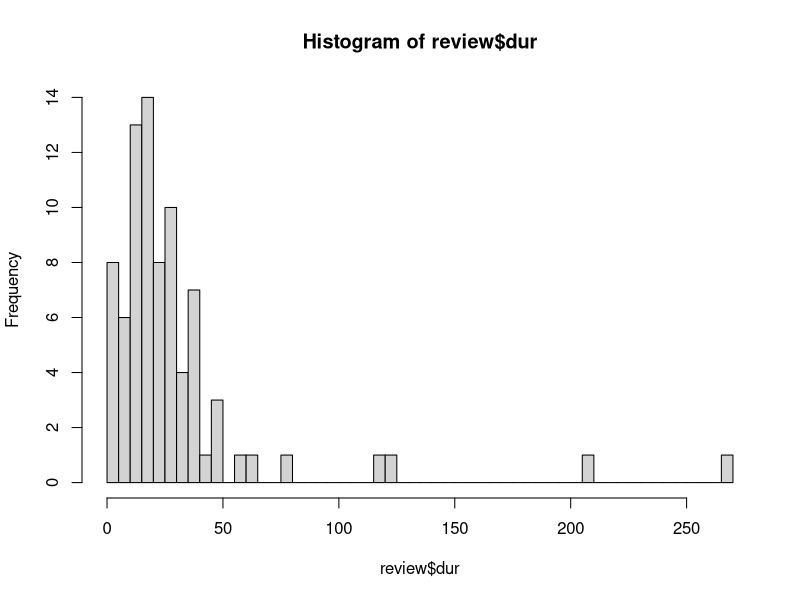
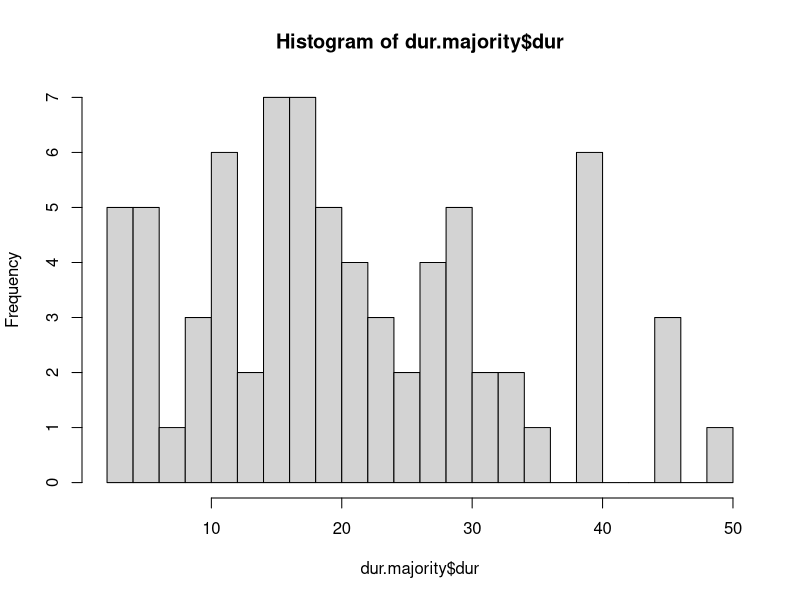
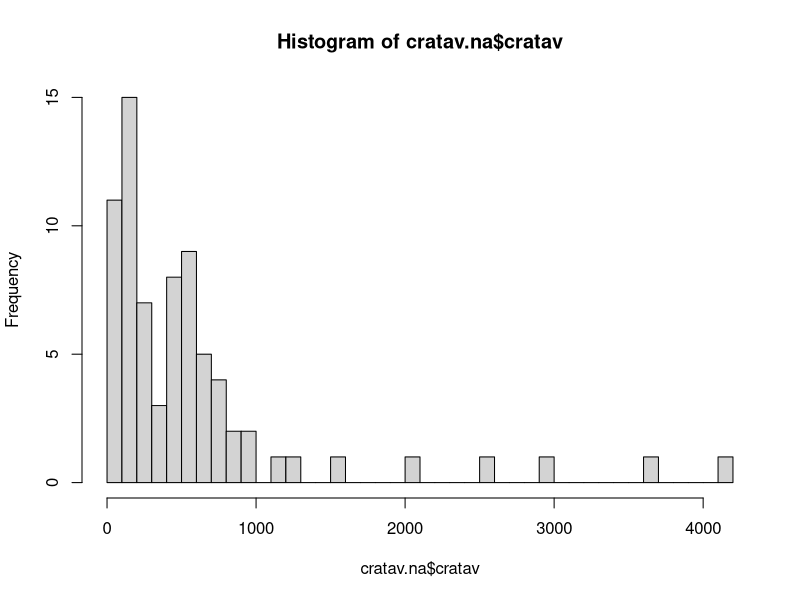
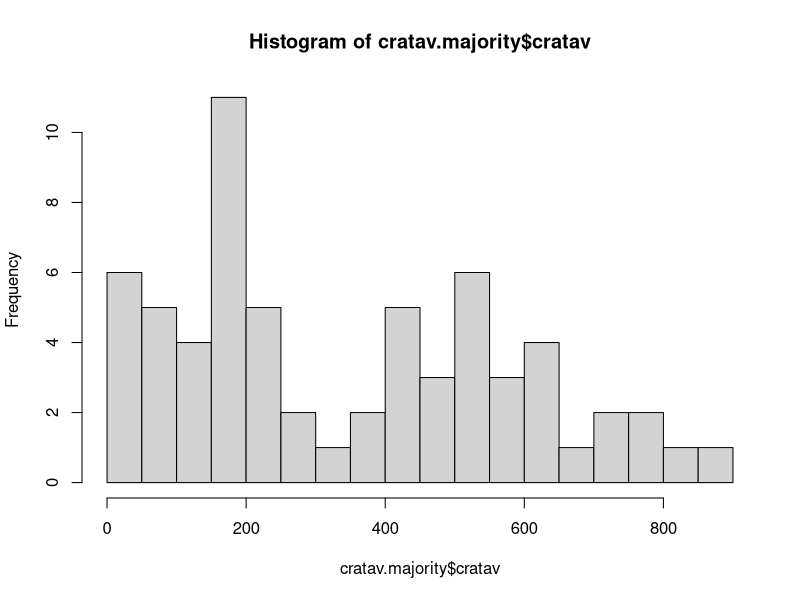
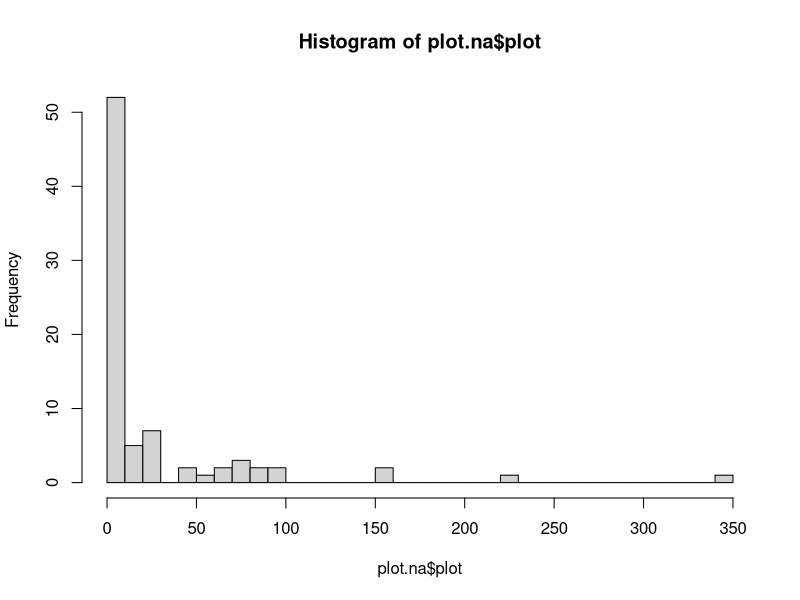
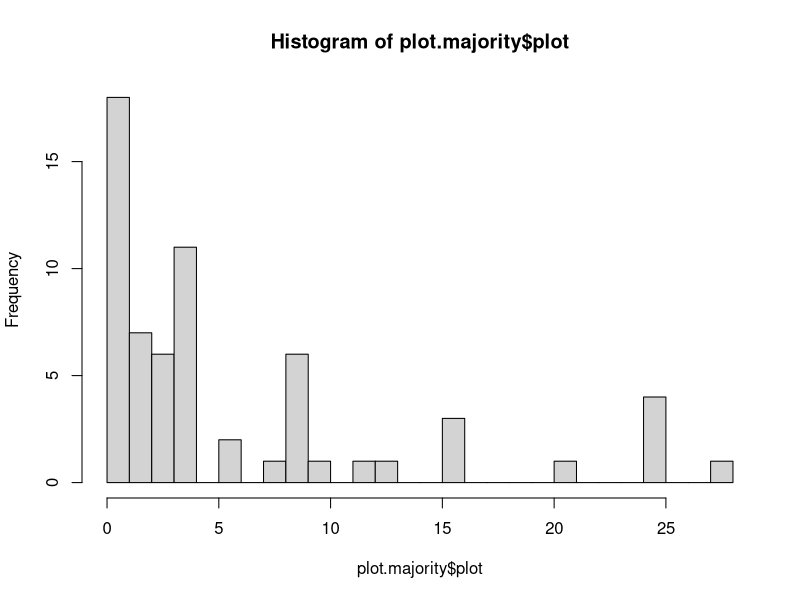

Recreate these plots in R, in order.
## ---- chunk 1
knitr::opts_chunk$set(echo = TRUE)
knitr::opts_knit$set(root.dir = "..")
## ---- chunk 2
library(readxl)
library(tidyverse)

# Load data ---------------------------------------------------------------

review <- read_xlsx("C-addition-studies.xlsx", sheet = "screen_review")
## ---- chunk 3
bio <- review %>%
  filter(!is.na(biome)) %>% 
  count(biome)
bio <- bio %>% 
  mutate(perc = n / sum(bio$n) * 100)

bio
## ---- chunk 4
reg <- review %>%
  filter(!is.na(region)) %>% 
  count(region)
reg <- reg %>% 
  mutate(perc = n / sum(reg$n) * 100)
reg

# Just USA
reg.usa <- reg %>% 
  filter(str_detect(region, "USA"))
sum(reg.usa$n)
sum(reg.usa$perc)
## ---- chunk 5
summary(review$dur, na.rm = TRUE)
hist(review$dur, breaks = 40)

# To better see first part of histogram
dur.majority <- review %>% 
  filter(dur < 60)
hist(dur.majority$dur, breaks = 20)
## ---- chunk 6
# This whole thing is a terrible example of code
# Combine counts of studies that tested multiple C types
ctypa.s <- review %>%
  filter(ctypm == "single") %>% 
  count(ctyp1)

ctypa.m <- review %>%
  filter(ctypm == "multiple") %>% 
  select(ctyp2, ctyp3, ctyp4) %>% 
  pivot_longer(everything(), names_to = "col", values_to = "ctyp1") %>% 
  filter(!is.na(ctyp1)) %>% 
  select(ctyp1) %>% 
  count(ctyp1)

ctypa.int <- intersect(ctypa.s$ctyp1, ctypa.m$ctyp1)
ctypa.add.s <- ctypa.s %>% 
  filter(ctyp1 %in% ctypa.int) %>% 
  select(order(colnames(.)))
ctypa.add.m <- ctypa.m %>% 
  filter(ctyp1 %in% ctypa.int) %>% 
  select(order(colnames(.))) %>% 
  mutate(n2 = ctypa.add.s$n) %>% 
  select(-ctyp1) %>% 
  mutate(n = n + n2) %>% 
  select(-n2)
ctypa.add.s <- ctypa.add.s[ , -2]
ctypa.add.s <- cbind(ctypa.add.s, ctypa.add.m)

ctypa.s <- ctypa.s %>% 
  filter(!ctyp1 %in% ctypa.int)
ctypa <- rbind(ctypa.add.s, ctypa.s)

rm(ctypa.add.m, ctypa.add.s, ctypa.m, ctypa.s, ctypa.int)

# Percentages
ctypa <- ctypa %>% 
  mutate(perc = n / sum(ctypa$n) * 100)
ctypa
## ---- chunk 7
ctypm <- review %>%
  filter(!is.na(ctypm)) %>% 
  count(ctypm)
ctypm.sum <- sum(ctypm["n"])
ctypm <- ctypm %>% 
  mutate(perc = n / ctypm.sum * 100)
ctypm
## ---- chunk 8
cratav.na <- review %>% 
  filter(!is.na(cratav))
summary(cratav.na$cratav)
hist(cratav.na$cratav, breaks = 40)

# To better see first part of histogram
cratav.majority <- cratav.na %>% 
  filter(cratav < 1000)
hist(cratav.majority$cratav, breaks = 30)
## ---- chunk 9
cratm <- review %>%
  filter(!is.na(cratm)) %>% 
  count(cratm)
cratm.sum <- sum(cratm["n"])
cratm <- cratm %>% 
  mutate(perc = n / cratm.sum * 100)

cratm[10, ]
## ---- chunk 10
capr <- review %>%
  filter(!is.na(capr)) %>% 
  count(capr)
capr.sum <- sum(capr["n"])
capr <- capr %>% 
  mutate(perc = n / capr.sum * 100)
capr
## ---- chunk 11
# This is what I did for C type and it's still terrible
# Combine counts of studies that tested multiple treatments
mtrt.s <- review %>%
  filter(mtrtn == 1) %>% 
  count(mtrt1)

mtrt.m <- review %>%
  filter(mtrtn != 1) %>% 
  select(mtrt2, mtrt3) %>% 
  pivot_longer(everything(), names_to = "col", values_to = "mtrt1") %>% 
  filter(!is.na(mtrt1)) %>% 
  select(mtrt1) %>% 
  count(mtrt1)

mtrt.int <- intersect(mtrt.s$mtrt1, mtrt.m$mtrt1)
mtrt.add.s <- mtrt.s %>% 
  filter(mtrt1 %in% mtrt.int) %>% 
  select(order(colnames(.)))
mtrt.add.m <- mtrt.m %>% 
  filter(mtrt1 %in% mtrt.int) %>% 
  select(order(colnames(.))) %>% 
  mutate(n2 = mtrt.add.s$n) %>% 
  select(-mtrt1) %>% 
  mutate(n = n + n2) %>% 
  select(-n2)
mtrt.add.s <- mtrt.add.s[ , -2]
mtrt.add.s <- cbind(mtrt.add.s, mtrt.add.m)

mtrt.s <- mtrt.s %>% 
  filter(!mtrt1 %in% mtrt.int)
mtrt <- rbind(mtrt.add.s, mtrt.s)

rm(mtrt.add.m, mtrt.add.s, mtrt.m, mtrt.s, mtrt.int)

mtrt <- mtrt %>% 
  mutate(perc = n / sum(mtrt$n) * 100)
mtrt
## ---- chunk 12
mtrt.absolute <- mtrt %>% 
  mutate(perc = n / dim(review)[1] * 100)
mtrt.absolute
## ---- chunk 13
mtrtn <- review %>%
  filter(!is.na(mtrtn)) %>% 
  count(mtrtn)
mtrtn.sum <- sum(mtrtn["n"])
mtrtn <- mtrtn %>% 
  mutate(perc = n / mtrtn.sum * 100)
mtrtn
## ---- chunk 14
cost <- review %>%
  filter(!is.na(cost)) %>% 
  count(cost)
cost.sum <- sum(cost["n"])
cost <- cost %>% 
  mutate(perc = n / cost.sum * 100)
cost
## ---- chunk 15
plot.na <- review %>% 
  filter(!str_detect(plot, "not")) %>% 
  mutate(plot = round(as.numeric(plot), 2))
summary(plot.na$plot)
hist(plot.na$plot, breaks = 30)

# To better see first part of histogram
plot.majority <- plot.na %>% 
  filter(plot < 30)
hist(plot.majority$plot, breaks = 20)
## ---- chunk 16
peer <- review %>%
  count(peer)
peer.sum <- sum(peer["n"])
peer <- peer %>% 
  mutate(perc = n / peer.sum * 100)
peer
